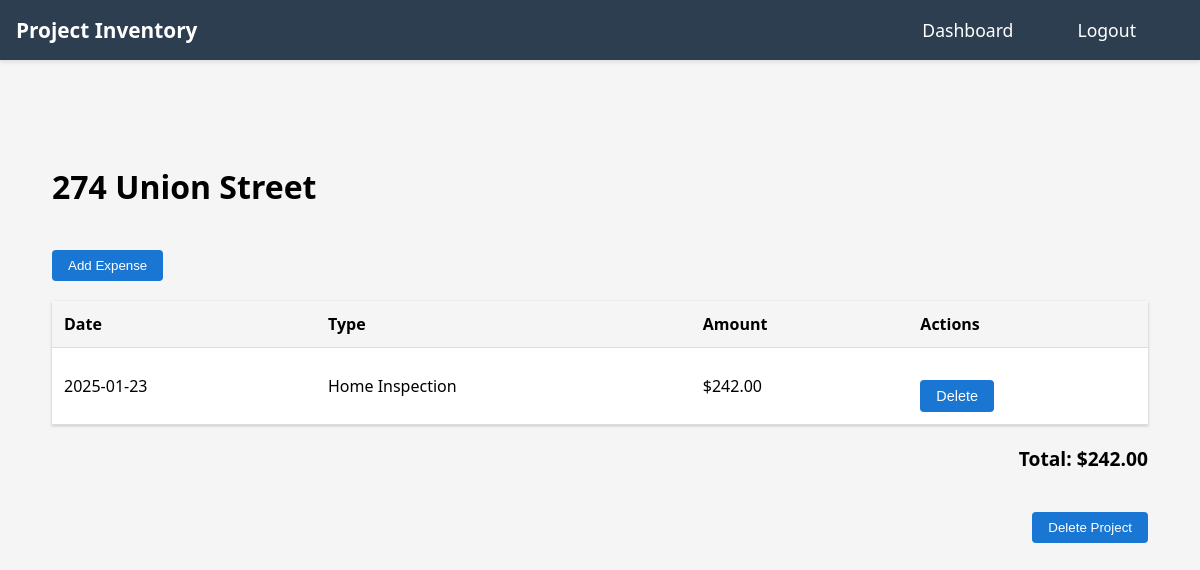
Before: /project/4 (signed in) with the older database file.
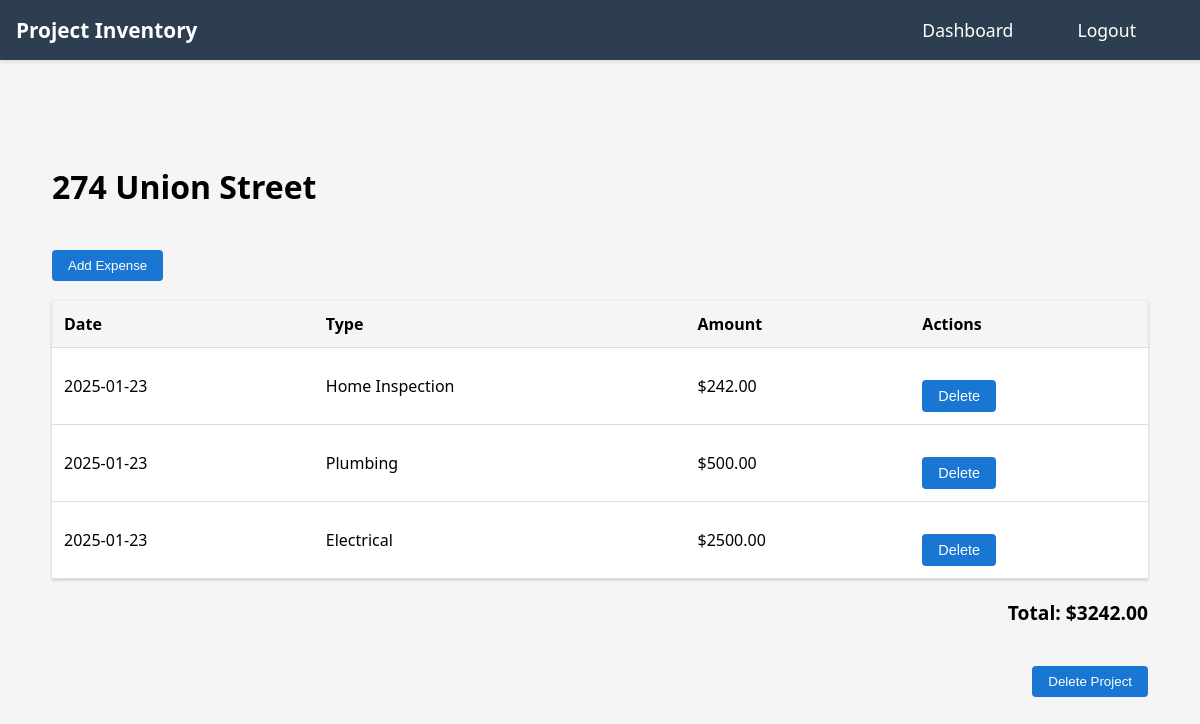
After: the same page with the newer database file.
### tables this page shows
CREATE TABLE projects (
    id INTEGER PRIMARY KEY AUTOINCREMENT,
    user_id INTEGER NOT NULL,
    name TEXT NOT NULL,
    created TIMESTAMP NOT NULL DEFAULT CURRENT_TIMESTAMP,
    FOREIGN KEY (user_id) REFERENCES users (id)
);

CREATE TABLE expenses (
    id INTEGER PRIMARY KEY AUTOINCREMENT,
    project_id INTEGER NOT NULL,
    expense_type TEXT NOT NULL,
    amount REAL NOT NULL,
    date DATE NOT NULL,
    FOREIGN KEY (project_id) REFERENCES projects (id)
);

### app.py (the view)
@app.route('/project/<int:project_id>')
def project_history(project_id):
    if 'user_id' not in session:
        return redirect(url_for('login'))
    db = get_db()
    project = db.execute(
        'SELECT * FROM projects WHERE id = ? AND user_id = ?',
        (project_id, session['user_id'])
    ).fetchone()
    if not project:
        flash('Project not found')
        return redirect(url_for('dashboard'))
    expenses = get_project_expenses(project_id)
    return render_template('history.html', project=project, expenses=expenses)

### app.py (called while the page is built)
@app.teardown_appcontext
def teardown_db(exception):
    close_db()

### database.py (called while the page is built)
def get_db():
    if 'db' not in g:
        g.db = sqlite3.connect(
            'users.db',
            detect_types=sqlite3.PARSE_DECLTYPES
        )
        g.db.row_factory = sqlite3.Row
    return g.db

def get_project_expenses(project_id):
    db = get_db()
    expenses = db.execute(
        'SELECT * FROM expenses WHERE project_id = ? ORDER BY date DESC',
        (project_id,)
    ).fetchall()
    return expenses

### templates/history.html (shortened to what this page needs)
{% extends "base.html" %}
{% block head %}
    <link rel="stylesheet" href="{{ url_for('static', filename='styles.css') }}">
{% endblock %}
{% block content %}
<div class="project-history">
    <h1>{{ project.name }}</h1>
    <button onclick="showAddExpenseModal()">Add Expense</button>
    {% if expenses %}
        <table class="expense-table">
            <thead>
                <tr>
                    <th>Date</th>
                    <th>Type</th>
                    <th>Amount</th>
                    <th>Actions</th>
                </tr>
            </thead>
            <tbody>
                {% for expense in expenses %}
                <tr>
                    <td>{{ expense.date }}</td>
                    <td>{{ expense.expense_type }}</td>
                    <td>${{ "%.2f"|format(expense.amount) }}</td>
                    <td>
                        <button class="delete-btn" onclick="deleteExpense({{ expense.id }})">Delete</button>
                    </td>
                </tr>
                {% endfor %}
            </tbody>
        </table>
        <div class="expense-total">
            Total: ${{ "%.2f"|format(expenses|sum(attribute='amount')) }}
        </div>
        <div class="project-actions">
            <button class="delete-project-btn" onclick="deleteProject()">Delete Project</button>
        </div>
    {% endif %}
</div>
{% endblock %}

### templates/base.html (shortened to what this page needs)
<!DOCTYPE html>
<html lang="en">
<head>
    <link rel="stylesheet" href="{{ url_for('static', filename='styles.css') }}">
    {% block head %}{% endblock %}
</head>
<body>
    <nav>
        <ul>
            <li><a href="{{ url_for('index') }}" {% if request.endpoint == 'index' %}class="active"{% endif %}>Project Inventory</a></li>
            {% if session.user_id %}
                <li><a href="{{ url_for('dashboard') }}" {% if request.endpoint == 'dashboard' %}class="active"{% endif %}>Dashboard</a></li>
                <li><a href="{{ url_for('logout') }}">Logout</a></li>
            {% else %}
                <li><a href="{{ url_for('login') }}" {% if request.endpoint == 'login' %}class="active"{% endif %}>Login</a></li>
                <li><a href="{{ url_for('register') }}" {% if request.endpoint == 'register' %}class="active"{% endif %}>Register</a></li>
            {% endif %}
        </ul>
    </nav>
    <main>
        {% block content %}{% endblock %}
    </main>
</body>
</html>

### static/styles.css (style rules this page uses)
.project-history { padding: 20px; max-width: 1200px; margin: 0 auto; }
.expense-table { width: 100%; border-collapse: collapse; margin-top: 20px; background-color: white; box-shadow: 0 1px 3px rgba(0,0,0,0.2); }
.expense-table th, .expense-table td { padding: 12px; text-align: left; border-bottom: 1px solid #ddd; }
.expense-table th { background-color: #f5f5f5; font-weight: bold; }
.project-history button { padding: 8px 16px; background-color: #1976d2; color: white; border: none; border-radius: 4px; cursor: pointer; margin-top: 20px; }
.expense-total { margin-top: 20px; text-align: right; font-weight: bold; font-size: 1.2em; }
.delete-btn { background-color: #dc3545; color: white; border: none; padding: 5px 10px; border-radius: 4px; cursor: pointer; font-size: 0.9em; }
.delete-project-btn { background-color: #dc3545; color: white; border: none; padding: 8px 16px; border-radius: 4px; cursor: pointer; margin-top: 20px; }
.project-actions { margin-top: 20px; display: flex; justify-content: flex-end; }
nav { background-color: #2c3e50; padding: 1rem; box-shadow: 0 2px 4px rgba(0,0,0,0.1); margin-bottom: 2rem; }
nav ul { list-style: none; margin: 0; padding: 0; display: flex; justify-content: flex-start; align-items: center; max-width: 1200px; margin: 0 auto; }
nav ul li { margin-right: 2rem; }
nav ul li:first-child { margin-right: auto; }
nav ul li a { color: white; text-decoration: none; font-family: 'Segoe UI', Tahoma, Geneva, Verdana, sans-serif; font-size: 1.1rem; font-weight: 500; padding: 0.5rem 1rem; border-radius: 4px; transition: background-color 0.3s ease; }
body { margin: 0; padding: 0; font-family: 'Segoe UI', Tahoma, Geneva, Verdana, sans-serif; background-color: #f5f5f5; }
main { padding: 2rem; max-width: 1200px; margin: 0 auto; }
nav ul li:first-child a { font-size: 1.3rem; font-weight: bold; padding-left: 0; }

Changed rows visible on the page:
added expenses: date "2025-01-23", expense_type "Plumbing", amount "500.00"
added expenses: date "2025-01-23", expense_type "Electrical", amount "2500.00"
Other visible differences:
{{ "%.2f"|format(expenses|sum(attribute='amount')) }}: "242.00" → "3242.00"
